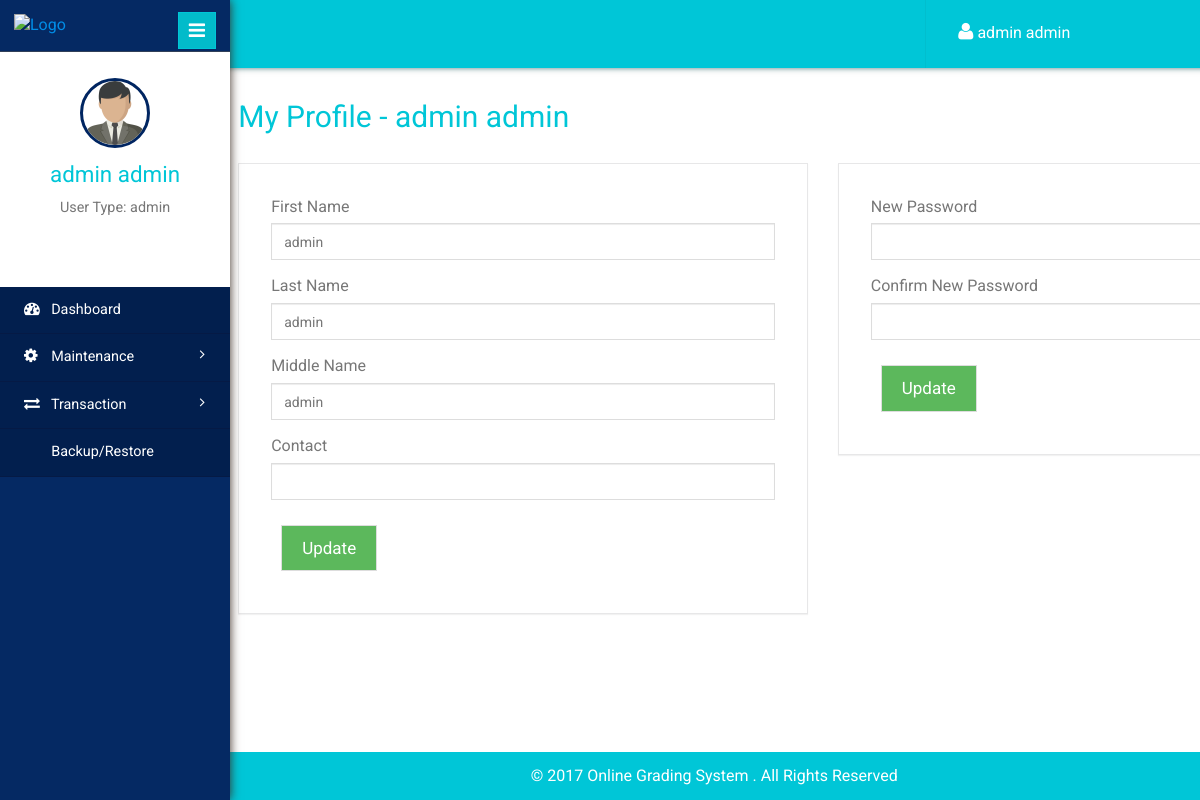
/profile.php (signed in), run on an earlier commit of the app's database.
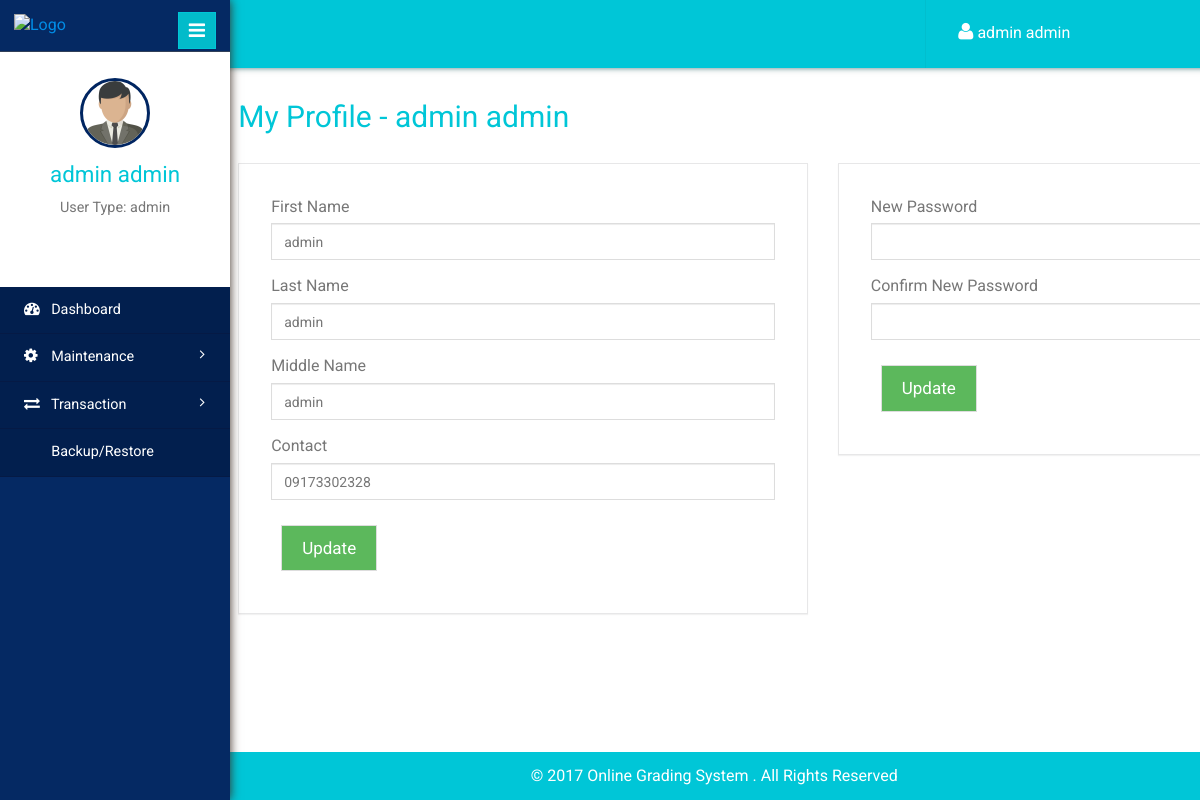
And on a later commit of the database.
### tables this page shows
CREATE TABLE `usertbl` (
  `id` int(11) NOT NULL,
  `username` varchar(140) NOT NULL,
  `password` varchar(100) NOT NULL,
  `fname` varchar(140) NOT NULL,
  `mname` varchar(140) NOT NULL,
  `lname` varchar(140) NOT NULL,
  `contact` varchar(140) NOT NULL,
  `usertype` varchar(50) NOT NULL,
  `status` int(11) NOT NULL
);

### session.php (called while the page is built, shortened)
<?php
if (isset($_SESSION['username']))
{
	$username = $_SESSION['username'];
}
else
{
	header("Location: index.php");
	exit();
}
$result = mysqli_query($con,"SELECT * FROM usertbl WHERE username = '$username'")or die(mysqli_error($con));
$user_rows = mysqli_fetch_array($result);
$fname = $user_rows['fname'];
$lname = $user_rows['lname'];
$mname = $user_rows['mname'];
$contact = $user_rows['contact'];
$userType = $user_rows['usertype'];
$name = $fname." ".$lname;
?>

### profile.php (the view, shortened to what this page needs)
<!DOCTYPE html>
<html>
<head>
	<?php include "inc/navbar.php"; ?>
</head>
<body>
	<div class="page-container">
		<div class="left-content">
			<?php include "inc/header.php"; ?>
			<div class="outter-wp">
				<div class="sub-heard-part">
					<ol class="breadcrumb m-b-0">
						<li><h2 style="margin-top:0px;"><a>My Profile - <?php echo $name; ?></a></h2></li>
					</ol>
				</div>
				<div class="graph-visual tables-main">
					<div class="row">
						<div class="col-sm-7">
							<div class="graph">
								<form method="post" action="crud_function.php">
									<div class="form-group">
										<label>First Name</label>
										<input type="text" class="form-control" name="txtFirstname" id="txtFirstname" value="<?php echo $fname; ?>" required>
									</div>
									<div class="form-group">
										<label>Last Name</label>
										<input type="text" class="form-control" name="txtLastname" id="txtLastname" value="<?php echo $lname; ?>" required>
									</div>
									<div class="form-group">
										<label>Middle Name</label>
										<input type="text" class="form-control" name="txtMiddlename" id="txtMiddlename" value="<?php echo $mname; ?>" required>
									</div>
									<div class="form-group">
										<label>Contact</label>
										<input type="number" class="form-control" name="txtContact" id="txtContact" value="<?php echo $contact; ?>" required>
									</div>
									<button type="submit" id="btn_edit" name="edit_userInfo" class="btn btn-success">Update</button>
								</form>
							</div>
						</div>
						<div class="col-sm-5">
							<div class="graph">
								<form method="post" action="crud_function.php">
									<div class="form-group">
										<label>New Password</label>
										<input type="password" class="form-control" name="txtnewpass" id="txtnewpass" required>
									</div>
									<div class="form-group">
										<label>Confirm New Password</label>
										<input type="password" class="form-control" name="txtconpass" id="txtconpass" required>
									</div>
									<button type="submit" id="btn_edit" name="edit_password" class="btn btn-success">Update</button>
								</form>
							</div>
						</div>
					</div>
				</div>
			</div>
		</div>
		<?php
		if($userType === "admin") {
			include "inc/sidebar.php";
		} else if($userType === "teacher") {
			include "inc/emp_sidebar.php";
		} else if($userType === "student") {
			include "inc/stud_sidebar.php";
		}
		?>
	</div>
</body>
</html>

### inc/header.php (shortened to what this page needs)
<?php include "conn.php"; ?>
<?php include "session.php"; ?>
<div class="inner-content">
	<div class="header-section">
		<div class="top_menu">
			<div class="profile_details_left">
				<ul class="nofitications-dropdown">
					<li class="dropdown note">
						<a href="#" class="dropdown-toggle" data-toggle="dropdown" aria-expanded="false" style="color:#fff;"><i class="fa fa-user"></i> <?php echo $name; ?></a>
					</li>
				</ul>
			</div>
			<div class="clearfix"></div>
		</div>
	</div>

### inc/sidebar.php (shortened to what this page needs)
<footer>
	<p style="color:#fff;padding-right:200px;">&copy 2017 Online Grading System . All Rights Reserved</p>
</footer>
<div class="sidebar-menu">
	<header class="logo">
		<a href="#" class="sidebar-icon"> <span class="fa fa-bars"></span> </a> <a href="admin_dashboard.php"> <img id="logo" src="" alt="Logo"/>
	</a>
</header>
<div class="down">
	<a href="admin_dashboard.php"><img style="width:70px;height:70px;" src="images/businessman.png"></a>
	<a href="admin_dashboard.php"><span class=" name-caret"><?php echo $name; ?></span></a>
	<p>User Type: <?php echo $userType; ?></p>
	<ul>
		<li><a class="tooltips" href="profile.php"><span>Profile</span><i class="lnr lnr-user"></i></a></li>
		<li><a class="tooltips" href="logout.php"><span>Log out</span><i class="lnr lnr-power-switch"></i></a></li>
	</ul>
</div>
<div class="menu">
	<ul id="menu" >
		<li><a href="admin_dashboard.php"><i class="fa fa-tachometer"></i> <span>Dashboard</span></a></li>
		<li id="menu-academico" ><a href="#"><i class="fa fa-cog"></i> <span> Maintenance</span> <span class="fa fa-angle-right" style="float: right"></span></a>
		</li>
		<li id="menu-academico" ><a href="#"><i class="fa fa-exchange"></i> <span> Transaction</span> <span class="fa fa-angle-right" style="float: right"></span></a>
		</li>
		<li><a href="backup.php"><i class="fa fa-database"></i> <span>Backup/Restore</span></a></li>
	</ul>
</div>
</div>

What changed in the data, as far as the page shows it:
changed usertbl "admin admin": txtContact (not shown) → "09173302328"
